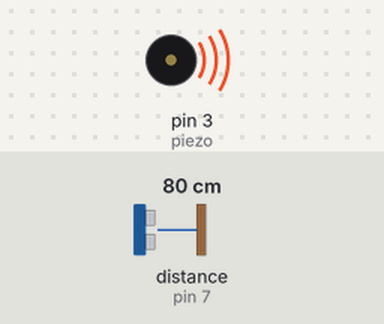
Bench run of a sketch on a simulated Arduino Uno, built with avr-gcc and run on an emulated ATmega328P. On the bench: buzzer (waves = sounding). Wiring (inferred from the names in the program): ultrasonic range finder: trigger pin 6; echo pin 7. The test bench sets the inputs (shaded band); at power-on: distance to the obstacle (sensor on pin 7) 80 cm. The echo pulse lasts 58.3 µs per cm; what the sketch prints to the serial monitor is not drawn.

Above: at 0.15 s.
Timing chart, 0 to 3.0 s (numbered marks = the images above):
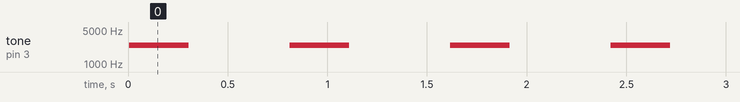

The sketch:

sketch.ino
```cpp
int echo = 7;
int trig = 6;
int piezo = 3;
void setup() {
  Serial.begin(9600);
  pinMode(echo, INPUT);
  pinMode(trig, OUTPUT);
}
void loop() {
  resetSensor();
  tone(piezo, getActualFrequency());
  delay(300);
  noTone(piezo);
  delay(500);
}
int getActualFrequency() {
  long duration = pulseIn(echo, HIGH);
  int distanceCm = duration*0.034/2;
  Serial.print(distanceCm);
  if (distanceCm < 60 && distanceCm > 50){
     return distanceCm * 20;
  }else{
    if (distanceCm <= 50 && distanceCm > 30){
         return distanceCm * 50;
    }else{
        if (distanceCm <= 30){
            return distanceCm * 80;
        }else{
            noTone(piezo);
        }
    }
  }
}
void resetSensor() {
  digitalWrite(trig, LOW);
  delayMicroseconds(2);
  digitalWrite(trig, HIGH);
  delayMicroseconds(10);
  digitalWrite(trig, LOW);
}
```

Measured:
- by itself, tone on pin 3 (piezo): alternates 2452 Hz for 0.30 s and silent for 0.51 s
